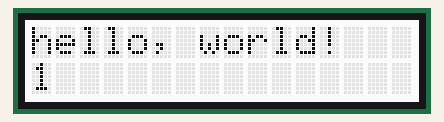
Simulated run of this sketch. Board: Arduino Uno, built with avr-gcc and run on an emulated ATmega328P. On the bench: 16×2 character LCD.

Above: at 1.1 s.
At 5.1 s:
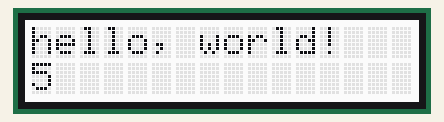
At 10.1 s:
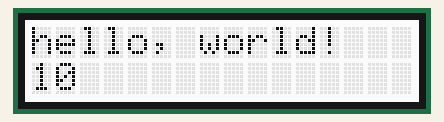
At 20.1 s:
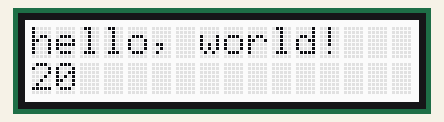
At 29.1 s:
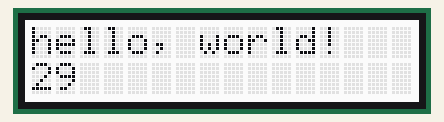
At 38.1 s:
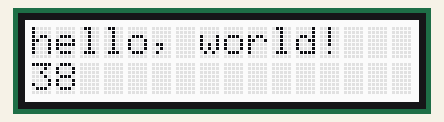

The sketch:

157_Grove-16x2_blue.ino
```cpp
//A full description of this module (and many others) can be downloaded at: https://eve_arduino

#include <Wire.h>
#include "rgb_lcd.h"

rgb_lcd lcd;

void setup()
{
  lcd.begin(16, 2);
  lcd.print("hello, world!");
  delay(1000);
}

void loop()
{
  lcd.setCursor(0, 1);
  lcd.print(millis() / 1000);
  delay(100);
}
```

Measured:
- what the display in image 0 shows lasts 1.0 s, from 1.1 s to 2.1 s
